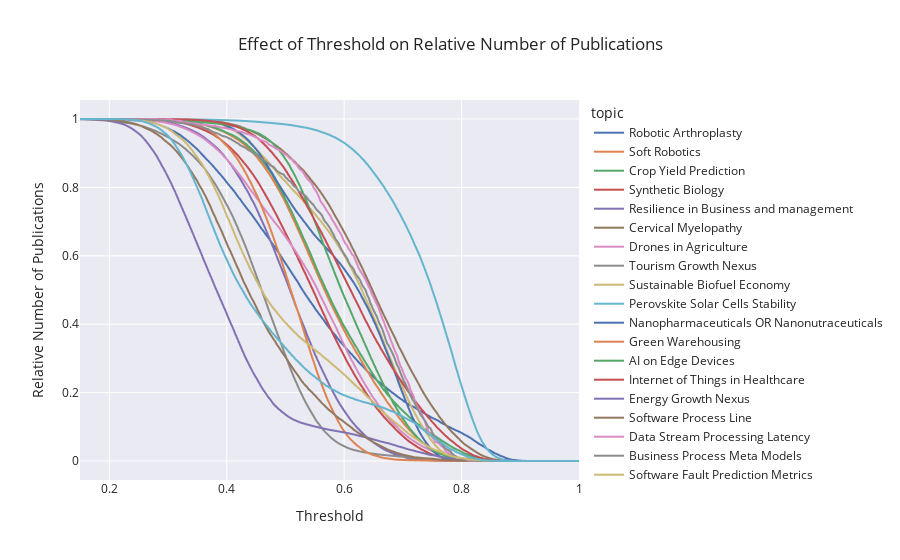

Source (notebook cell):
### Code cell
df["relative_n_pubs"] = df["n_pubs"] / df["n_total_pubs"]

fig = px.line(df, x="threshold", y="relative_n_pubs", color="topic",
                labels=dict(relative_n_pubs="Relative Number of Publications", threshold="Threshold"),
                title="Effect of Threshold on Relative Number of Publications")
fig.show()

### Figure 1 — Plotly figure (JSON) as saved in the notebook; plotly's stock layout.template omitted (floating-point values rounded to 4 significant figures; data arrays with more than 128 entries replaced by an {"elided": "..."} marker saying what was removed)
{"data": [{"hovertemplate": "topic=Robotic Arthroplasty<br>Threshold=%{x}<br>Relative Number of Publications=%{y}<extra></extra>", "legendgroup": "Robotic Arthroplasty", "line": {"color": "rgb(76,114,176)", "dash": "solid"}, "marker": {"symbol": "circle"}, "mode": "lines", "name": "Robotic Arthroplasty", "showlegend": true, "type": "scattergl", "x": {"elided": "300 float values"}, "xaxis": "x", "y": {"elided": "300 float values"}, "yaxis": "y"}, {"hovertemplate": "topic=Soft Robotics<br>Threshold=%{x}<br>Relative Number of Publications=%{y}<extra></extra>", "legendgroup": "Soft Robotics", "line": {"color": "rgb(221,132,82)", "dash": "solid"}, "marker": {"symbol": "circle"}, "mode": "lines", "name": "Soft Robotics", "showlegend": true, "type": "scattergl", "x": {"elided": "300 float values"}, "xaxis": "x", "y": {"elided": "300 float values"}, "yaxis": "y"}, {"hovertemplate": "topic=Crop Yield Prediction<br>Threshold=%{x}<br>Relative Number of Publications=%{y}<extra></extra>", "legendgroup": "Crop Yield Prediction", "line": {"color": "rgb(85,168,104)", "dash": "solid"}, "marker": {"symbol": "circle"}, "mode": "lines", "name": "Crop Yield Prediction", "showlegend": true, "type": "scattergl", "x": {"elided": "300 float values"}, "xaxis": "x", "y": {"elided": "300 float values"}, "yaxis": "y"}, {"hovertemplate": "topic=Synthetic Biology<br>Threshold=%{x}<br>Relative Number of Publications=%{y}<extra></extra>", "legendgroup": "Synthetic Biology", "line": {"color": "rgb(196,78,82)", "dash": "solid"}, "marker": {"symbol": "circle"}, "mode": "lines", "name": "Synthetic Biology", "showlegend": true, "type": "scattergl", "x": {"elided": "300 float values"}, "xaxis": "x", "y": {"elided": "300 float values"}, "yaxis": "y"}, {"hovertemplate": "topic=Resilience in Business and management<br>Threshold=%{x}<br>Relative Number of Publications=%{y}<extra></extra>", "legendgroup": "Resilience in Business and management", "line": {"color": "rgb(129,114,179)", "dash": "solid"}, "marker": {"symbol": "circle"}, "mode": "lines", "name": "Resilience in Business and management", "showlegend": true, "type": "scattergl", "x": {"elided": "300 float values"}, "xaxis": "x", "y": {"elided": "300 float values"}, "yaxis": "y"}, {"hovertemplate": "topic=Cervical Myelopathy<br>Threshold=%{x}<br>Relative Number of Publications=%{y}<extra></extra>", "legendgroup": "Cervical Myelopathy", "line": {"color": "rgb(147,120,96)", "dash": "solid"}, "marker": {"symbol": "circle"}, "mode": "lines", "name": "Cervical Myelopathy", "showlegend": true, "type": "scattergl", "x": {"elided": "300 float values"}, "xaxis": "x", "y": {"elided": "300 float values"}, "yaxis": "y"}, {"hovertemplate": "topic=Drones in Agriculture<br>Threshold=%{x}<br>Relative Number of Publications=%{y}<extra></extra>", "legendgroup": "Drones in Agriculture", "line": {"color": "rgb(218,139,195)", "dash": "solid"}, "marker": {"symbol": "circle"}, "mode": "lines", "name": "Drones in Agriculture", "showlegend": true, "type": "scattergl", "x": {"elided": "300 float values"}, "xaxis": "x", "y": {"elided": "300 float values"}, "yaxis": "y"}, {"hovertemplate": "topic=Tourism Growth Nexus<br>Threshold=%{x}<br>Relative Number of Publications=%{y}<extra></extra>", "legendgroup": "Tourism Growth Nexus", "line": {"color": "rgb(140,140,140)", "dash": "solid"}, "marker": {"symbol": "circle"}, "mode": "lines", "name": "Tourism Growth Nexus", "showlegend": true, "type": "scattergl", "x": {"elided": "300 float values"}, "xaxis": "x", "y": {"elided": "300 float values"}, "yaxis": "y"}, {"hovertemplate": "topic=Sustainable Biofuel Economy<br>Threshold=%{x}<br>Relative Number of Publications=%{y}<extra></extra>", "legendgroup": "Sustainable Biofuel Economy", "line": {"color": "rgb(204,185,116)", "dash": "solid"}, "marker": {"symbol": "circle"}, "mode": "lines", "name": "Sustainable Biofuel Economy", "showlegend": true, "type": "scattergl", "x": {"elided": "300 float values"}, "xaxis": "x", "y": {"elided": "300 float values"}, "yaxis": "y"}, {"hovertemplate": "topic=Perovskite Solar Cells Stability<br>Threshold=%{x}<br>Relative Number of Publications=%{y}<extra></extra>", "legendgroup": "Perovskite Solar Cells Stability", "line": {"color": "rgb(100,181,205)", "dash": "solid"}, "marker": {"symbol": "circle"}, "mode": "lines", "name": "Perovskite Solar Cells Stability", "showlegend": true, "type": "scattergl", "x": {"elided": "300 float values"}, "xaxis": "x", "y": {"elided": "300 float values"}, "yaxis": "y"}, {"hovertemplate": "topic=Nanopharmaceuticals OR Nanonutraceuticals<br>Threshold=%{x}<br>Relative Number of Publications=%{y}<extra></extra>", "legendgroup": "Nanopharmaceuticals OR Nanonutraceuticals", "line": {"color": "rgb(76,114,176)", "dash": "solid"}, "marker": {"symbol": "circle"}, "mode": "lines", "name": "Nanopharmaceuticals OR Nanonutraceuticals", "showlegend": true, "type": "scattergl", "x": {"elided": "300 float values"}, "xaxis": "x", "y": {"elided": "300 float values"}, "yaxis": "y"}, {"hovertemplate": "topic=Green Warehousing<br>Threshold=%{x}<br>Relative Number of Publications=%{y}<extra></extra>", "legendgroup": "Green Warehousing", "line": {"color": "rgb(221,132,82)", "dash": "solid"}, "marker": {"symbol": "circle"}, "mode": "lines", "name": "Green Warehousing", "showlegend": true, "type": "scattergl", "x": {"elided": "300 float values"}, "xaxis": "x", "y": {"elided": "300 float values"}, "yaxis": "y"}, {"hovertemplate": "topic=AI on Edge Devices<br>Threshold=%{x}<br>Relative Number of Publications=%{y}<extra></extra>", "legendgroup": "AI on Edge Devices", "line": {"color": "rgb(85,168,104)", "dash": "solid"}, "marker": {"symbol": "circle"}, "mode": "lines", "name": "AI on Edge Devices", "showlegend": true, "type": "scattergl", "x": {"elided": "300 float values"}, "xaxis": "x", "y": {"elided": "300 float values"}, "yaxis": "y"}, {"hovertemplate": "topic=Internet of Things in Healthcare<br>Threshold=%{x}<br>Relative Number of Publications=%{y}<extra></extra>", "legendgroup": "Internet of Things in Healthcare", "line": {"color": "rgb(196,78,82)", "dash": "solid"}, "marker": {"symbol": "circle"}, "mode": "lines", "name": "Internet of Things in Healthcare", "showlegend": true, "type": "scattergl", "x": {"elided": "300 float values"}, "xaxis": "x", "y": {"elided": "300 float values"}, "yaxis": "y"}, {"hovertemplate": "topic=Energy Growth Nexus<br>Threshold=%{x}<br>Relative Number of Publications=%{y}<extra></extra>", "legendgroup": "Energy Growth Nexus", "line": {"color": "rgb(129,114,179)", "dash": "solid"}, "marker": {"symbol": "circle"}, "mode": "lines", "name": "Energy Growth Nexus", "showlegend": true, "type": "scattergl", "x": {"elided": "300 float values"}, "xaxis": "x", "y": {"elided": "300 float values"}, "yaxis": "y"}, {"hovertemplate": "topic=Software Process Line<br>Threshold=%{x}<br>Relative Number of Publications=%{y}<extra></extra>", "legendgroup": "Software Process Line", "line": {"color": "rgb(147,120,96)", "dash": "solid"}, "marker": {"symbol": "circle"}, "mode": "lines", "name": "Software Process Line", "showlegend": true, "type": "scattergl", "x": {"elided": "300 float values"}, "xaxis": "x", "y": {"elided": "300 float values"}, "yaxis": "y"}, {"hovertemplate": "topic=Data Stream Processing Latency<br>Threshold=%{x}<br>Relative Number of Publications=%{y}<extra></extra>", "legendgroup": "Data Stream Processing Latency", "line": {"color": "rgb(218,139,195)", "dash": "solid"}, "marker": {"symbol": "circle"}, "mode": "lines", "name": "Data Stream Processing Latency", "showlegend": true, "type": "scattergl", "x": {"elided": "300 float values"}, "xaxis": "x", "y": {"elided": "300 float values"}, "yaxis": "y"}, {"hovertemplate": "topic=Business Process Meta Models<br>Threshold=%{x}<br>Relative Number of Publications=%{y}<extra></extra>", "legendgroup": "Business Process Meta Models", "line": {"color": "rgb(140,140,140)", "dash": "solid"}, "marker": {"symbol": "circle"}, "mode": "lines", "name": "Business Process Meta Models", "showlegend": true, "type": "scattergl", "x": {"elided": "300 float values"}, "xaxis": "x", "y": {"elided": "300 float values"}, "yaxis": "y"}, {"hovertemplate": "topic=Software Fault Prediction Metrics<br>Threshold=%{x}<br>Relative Number of Publications=%{y}<extra></extra>", "legendgroup": "Software Fault Prediction Metrics", "line": {"color": "rgb(204,185,116)", "dash": "solid"}, "marker": {"symbol": "circle"}, "mode": "lines", "name": "Software Fault Prediction Metrics", "showlegend": true, "type": "scattergl", "x": {"elided": "300 float values"}, "xaxis": "x", "y": {"elided": "300 float values"}, "yaxis": "y"}, {"hovertemplate": "topic=Software Defect Prediction<br>Threshold=%{x}<br>Relative Number of Publications=%{y}<extra></extra>", "legendgroup": "Software Defect Prediction", "line": {"color": "rgb(100,181,205)", "dash": "solid"}, "marker": {"symbol": "circle"}, "mode": "lines", "name": "Software Defect Prediction", "showlegend": true, "type": "scattergl", "x": {"elided": "300 float values"}, "xaxis": "x", "y": {"elided": "300 float values"}, "yaxis": "y"}], "layout": {"legend": {"title": {"text": "topic"}, "tracegroupgap": 0}, "title": {"text": "Effect of Threshold on Relative Number of Publications"}, "xaxis": {"anchor": "y", "domain": [0, 1], "title": {"text": "Threshold"}}, "yaxis": {"anchor": "x", "domain": [0, 1], "title": {"text": "Relative Number of Publications"}}}}
